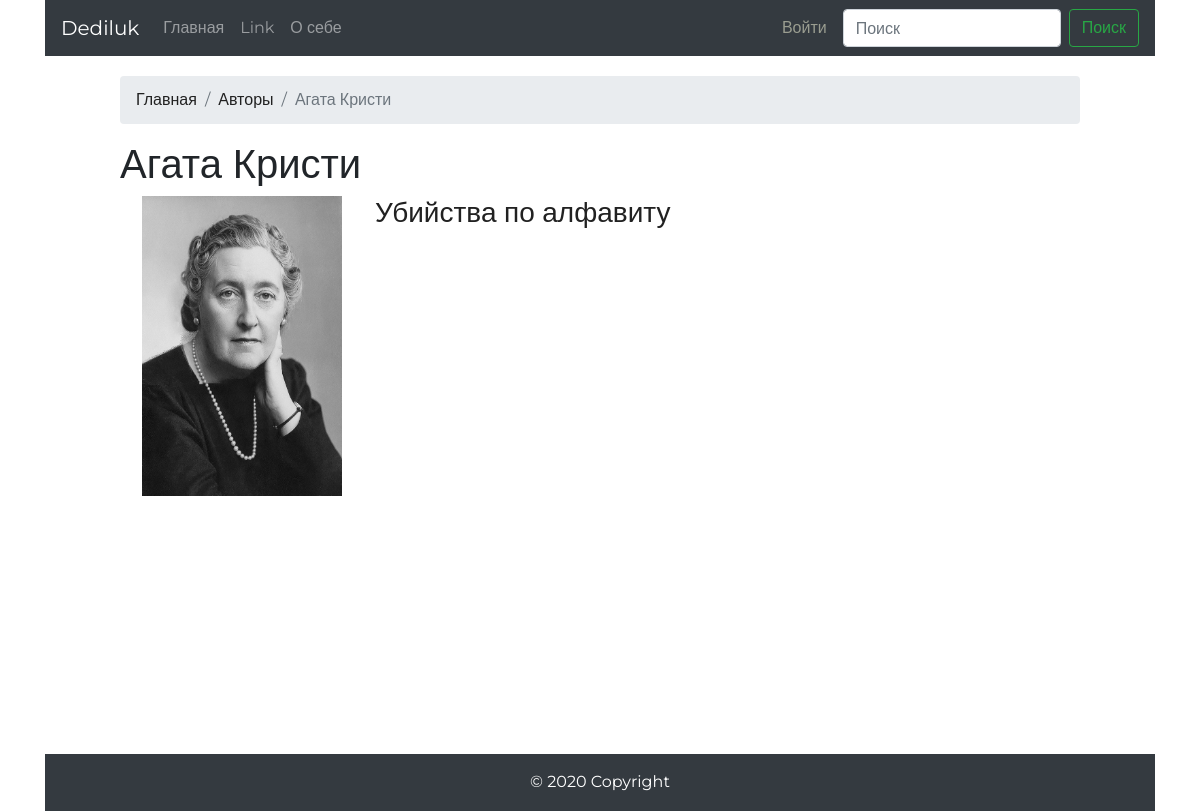
Before: /mybooks/author/1/ with the older database file.
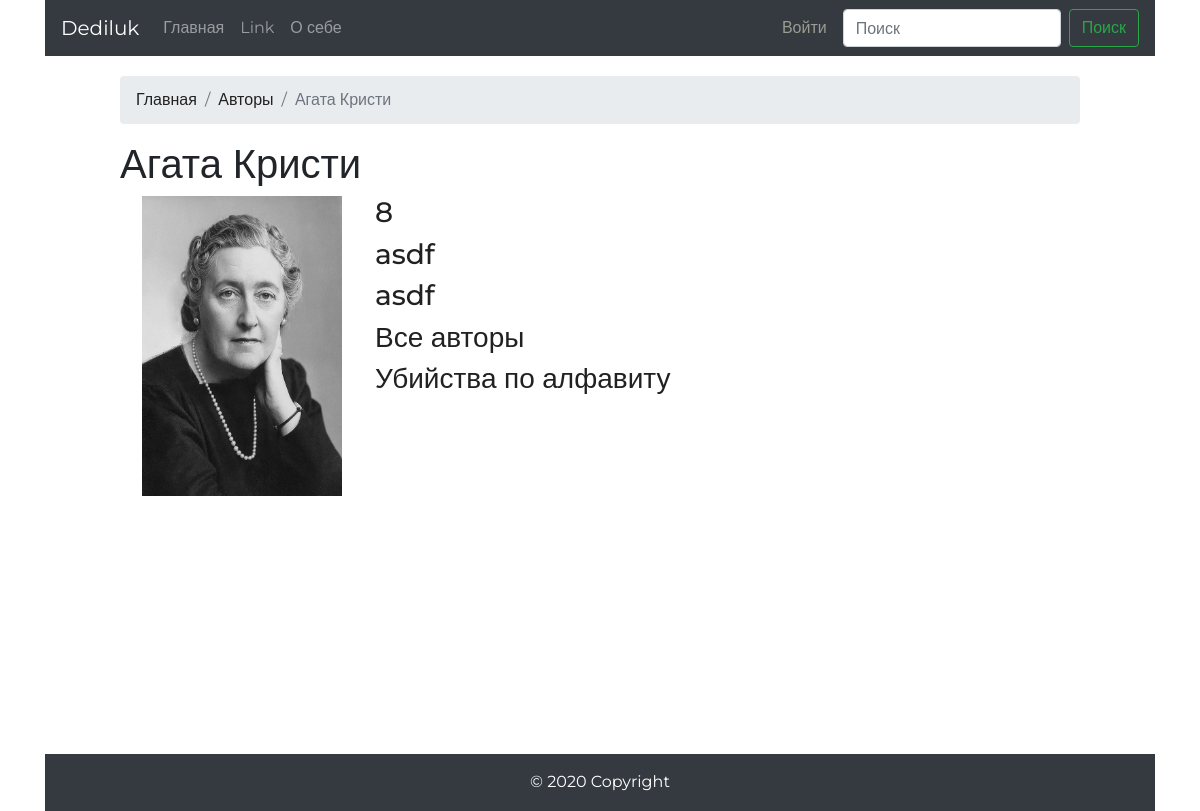
After: the same page with the newer database file.
### mybooks/models.py (models this page shows, shortened)
class Book(models.Model):
    title = models.CharField('Название', max_length=150, blank=False)
    description = models.TextField('Описание')
    image = models.ImageField('Изображение', upload_to='book/')
    author_name = models.ManyToManyField(Author, verbose_name='Авторы', related_name="books_author")
    def Meta(self):
        verbose_name = 'Книга'
        verbose_name_plural = 'Книги'
    class Meta:
        ordering = ['title']

### mybooks/views.py (the view)
# urls.py: path('/author/<int:pk>/', authorDetail, name='author_detail'),
def authorDetail(request, pk):
    author = get_object_or_404(Author, pk=pk)
    context = Book.objects.filter(author_name=pk)
    return render(request, 'mybooks/author_detail.html', {'author': author, 'books': context})

### templates/mybooks/author_detail.html (shortened to what this page needs)
{% extends "base.html" %}
{% block breadcrumbs %}
    <nav aria-label="breadcrumb">
      <ol class="breadcrumb">
        <li class="breadcrumb-item"><a href="{% url 'catalog:main_page'%}">Главная</a></li>
        <li class="breadcrumb-item"><a href="{% url 'mybooks:authors_list' %}">Авторы</a></li>
        <li class="breadcrumb-item active" aria-current="page">{{author.name}}</li>
      </ol>
    </nav>
{% endblock %}
{% block content %}
<h1 class="author_name">{{author.name}}</h1>
<div class="author_image_div">
    <img class='author_image' src="{{author.image.url}}" alt="">
</div>
<div class="author_description">
    {%for book in books %}
    <a href="{% url 'mybooks:book_detail' book.id %}"><h3>{{book.title}}</h3></a>
    {% endfor %}
</div>
{% endblock content %}

Changed rows visible on the page:
added Book: title "8"
added Book: title "asdf"
added Book: title "asdf"
added Book: title "Все авторы"
